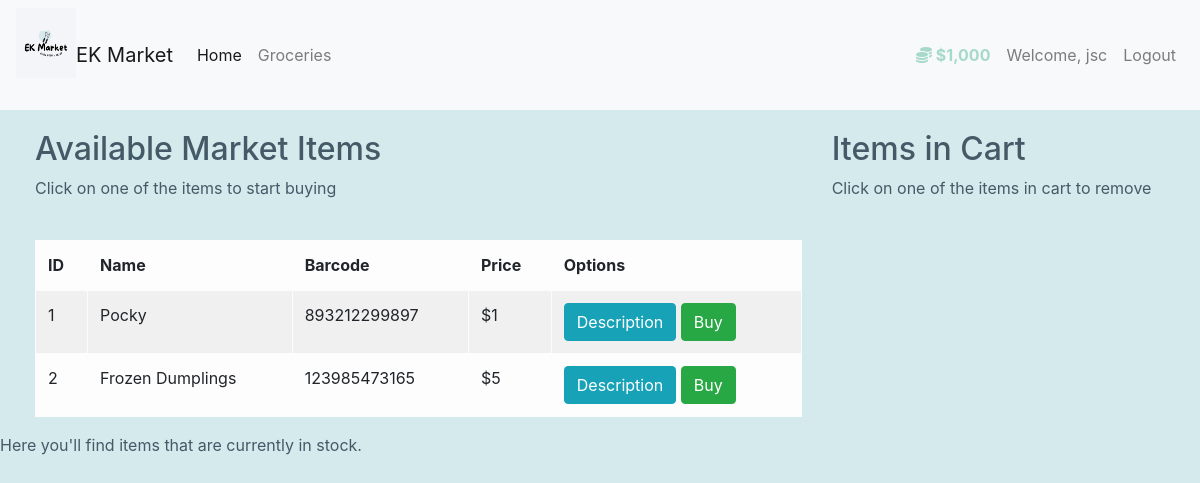
/groceries (signed in), run on an earlier commit of the app's database.
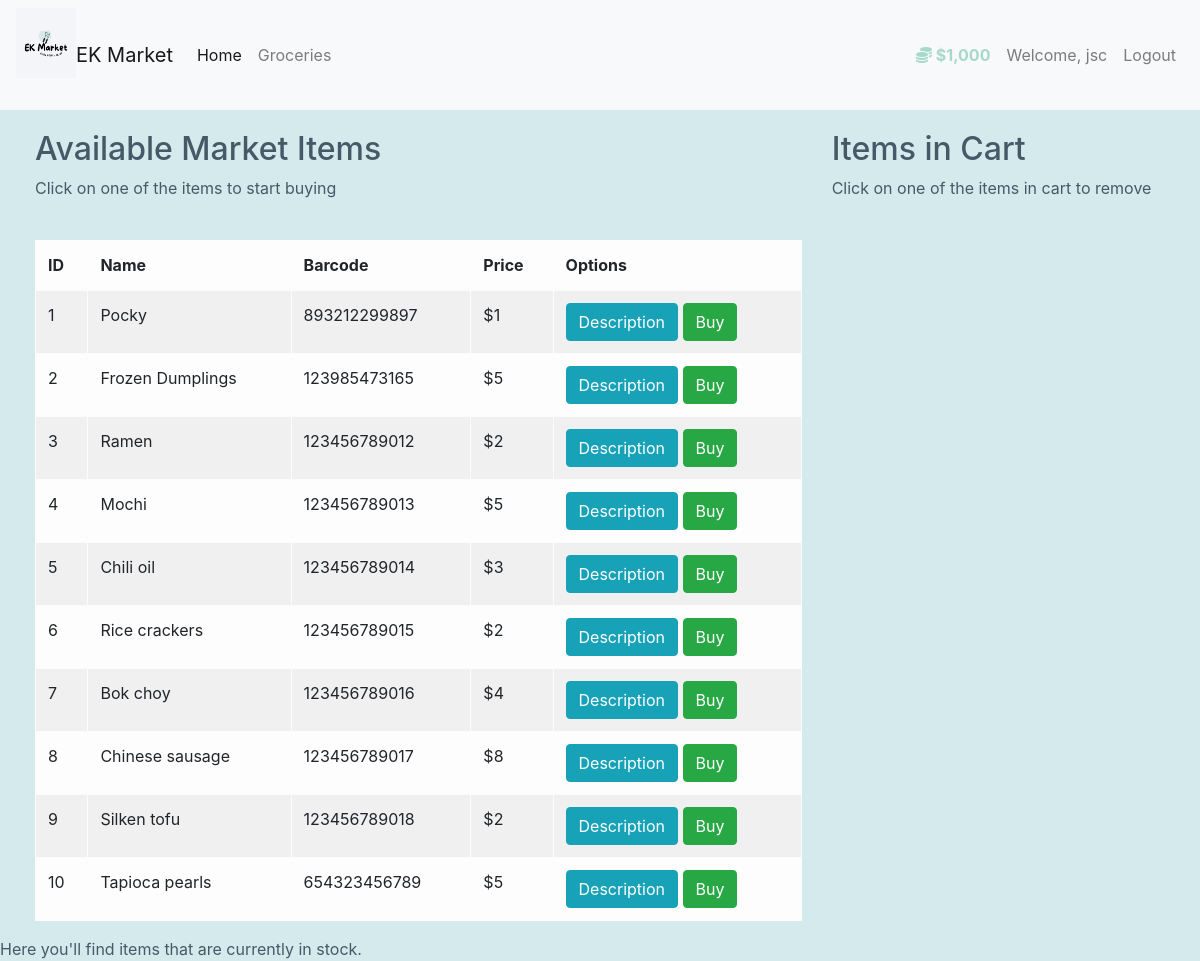
And on a later commit of the database.
### market/models.py (models this page shows, shortened)
class User(db.Model, UserMixin):
    id = db.Column(db.Integer(), primary_key=True)
    username = db.Column(db.String(length=30), nullable=False, unique=True)
    email_address = db.Column(db.String(length=50), nullable=False, unique=True)
    password_hash = db.Column(db.String(length=60), nullable=False)
    budget = db.Column(db.Integer(), nullable=False, default=200)
    items = db.relationship('Item', backref='owned_user', lazy=True)
    @property
    def prettier_budget(self):
        if len(str(self.budget)) >= 4:
            return f'${str(self.budget)[:-3]},{str(self.budget)[-3:]}'
        else:
            return f"${self.budget}"
    @property
    def password(self):
        return self.password

class Item(db.Model):
    id = db.Column(db.Integer(), primary_key=True)
    name = db.Column(db.String(length=30), nullable=False, unique=True)
    price = db.Column(db.Integer(), nullable=False)
    barcode = db.Column(db.String(length=12), nullable=False, unique=True)
    description = db.Column(db.String(length=1024), nullable=False, unique=True)
    owner = db.Column(db.Integer(), db.ForeignKey('user.id'))

### market/routes.py (the view)
@app.route('/groceries')
@login_required
def groceries_page():
    items = Item.query.all()
    return render_template('groceries.html', items=items)

### market/models.py (called while the page is built)
@login_manager.user_loader
def load_user(user_id):
    return User.query.get(int(user_id))

### market/templates/groceries.html (shortened to what this page needs)
{% extends 'base.html' %}
{% block content %}
<div class="row" style="margin-top: 20px; margin-left: 20px">
   <div class="col-8">
       <h2>Available Market Items</h2>
       <p>Click on one of the items to start buying</p>
       <br>
      <table class="table table-hover table-striped table-bordered table-light">
         <thead>
            <tr>
               <th scope="col">ID</th>
               <th scope="col">Name</th>
               <th scope="col">Barcode</th>
               <th scope="col">Price</th>
               <th scope='col'>Options</th>
            </tr>
         </thead>
         <tbody>
            {% for item in items %}
            <tr>
               <td>{{ item.id }}</td>
               <td>{{ item.name }}</td>
               <td>{{ item.barcode }}</td>
               <td>${{ item.price }}</td>
               <td>
                  <button class="btn btn-outline btn-info" data-toggle="modal" data-target="#Modal-MoreInfo-{{ item.id }}">Description</button>
                  <button class="btn btn-outline btn-success" data-toggle="modal" data-target="#Modal-PurchaseConfirm-{{ item.id }}">Buy</button>
               </td>
            </tr>
            {% endfor %}
         </tbody>
      </table>
   </div>
   <div class="col-4">
        <h2>Items in Cart</h2>
        <p>Click on one of the items in cart to remove</p>
        <br>
    </div>
</div>
Here you'll find items that are currently in stock.
{% endblock %}

### market/templates/base.html (shortened to what this page needs)
<!doctype html>
<html lang="en">
   <head>
      <link rel="stylesheet" href="https://cdn.jsdelivr.net/npm/bootstrap@4.5.3/dist/css/bootstrap.min.css">
   </head>
   <body>
    <nav class="navbar navbar-expand-md navbar-light bg-light">
      <center><img class="mb-4" alt="" style="width: 60px; height: 70px;"></center>
      <a class="navbar-brand" href="{{ url_for('home_page') }}">EK Market</a>
      <div class="collapse navbar-collapse" id="navbarNav">
        <ul class="navbar-nav mr-auto">
            <li class="nav-item active">
                <a class="nav-link" href="{{ url_for('home_page') }}">Home <span class="sr-only">(current)</span></a>
            </li>
            <li class="nav-item">
                <a class="nav-link" href="{{ url_for('groceries_page') }}">Groceries</a>
            </li>
        </ul>
          {% if current_user.is_authenticated %}
            <ul class="navbar-nav">
                <li class="nav-item">
                    <a class="nav-link" style="color: #A7D9C9; font-weight: bold">
                        <i class="fas fa-coins"></i>
                        {{ current_user.prettier_budget }}
                    </a>
                </li>
                <li class="nav-item">
                    <a class="nav-link">Welcome, {{ current_user.username }}</a>
                </li>
                <li class="nav-item">
                    <a class="nav-link" href="{{ url_for('logout_page') }}">Logout</a>
                </li>
            </ul>
          {% endif %}
      </div>
    </nav>
      {% block content %}
      {% endblock %}
   </body>
</html>

### market/templates/base.html (style rules this page uses)
body { background-color: #d4eaed; color: #445A67 }

What changed in the data, as far as the page shows it:
added Item: id "3", name "Ramen", barcode "123456789012", price "2"
added Item: id "4", name "Mochi", barcode "123456789013", price "5"
added Item: id "5", name "Chili oil", barcode "123456789014", price "3"
added Item: id "6", name "Rice crackers", barcode "123456789015", price "2"
added Item: id "7", name "Bok choy", barcode "123456789016", price "4"
added Item: id "8", name "Chinese sausage", barcode "123456789017", price "8"
added Item: id "9", name "Silken tofu", barcode "123456789018", price "2"
added Item: id "10", name "Tapioca pearls", barcode "654323456789", price "5"
